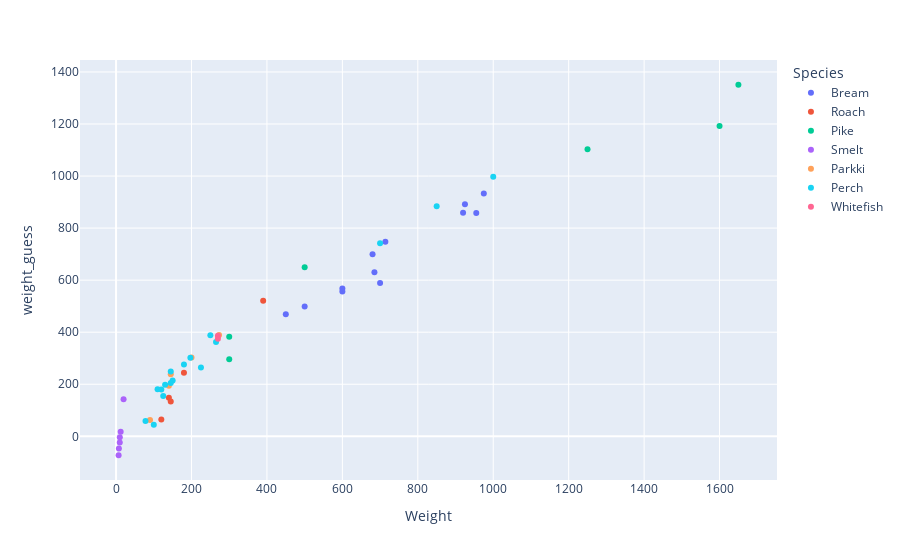

Notebook source saved alongside this figure:
### Code cell
fig = px.scatter(final_comparison, x='Weight', y='weight_guess', color='Species')
fig.show()

### Figure 1 — Plotly figure (JSON) as saved in the notebook; plotly's stock layout.template omitted (floating-point values rounded to 4 significant figures)
{"data": [{"hovertemplate": "Species=Bream<br>Weight=%{x}<br>weight_guess=%{y}<extra></extra>", "legendgroup": "Bream", "marker": {"color": "#636efa", "symbol": "circle"}, "mode": "markers", "name": "Bream", "orientation": "v", "showlegend": true, "type": "scatter", "x": [920, 975, 925, 685, 450, 600, 700, 600, 955, 680, 500, 714, null, null, null, null, null, null, null, null, null, null, null, null, null, null, null, null, null, null, null, null, null, null, null], "xaxis": "x", "y": [859.0, 932.9, 892.1, 630.1, 469.3, 567.7, 589.4, 556.8, 857.9, 699.1, 498.8, 747.3, null, null, null, null, null, null, null, null, null, null, null, null, null, null, null, null, null, null, null, null, null, null, null], "yaxis": "y"}, {"hovertemplate": "Species=Roach<br>Weight=%{x}<br>weight_guess=%{y}<extra></extra>", "legendgroup": "Roach", "marker": {"color": "#EF553B", "symbol": "circle"}, "mode": "markers", "name": "Roach", "orientation": "v", "showlegend": true, "type": "scatter", "x": [390, 180, 140, 145, 120, null, null, null, null, null, null, null, null, null, null, null, null, null, null, null], "xaxis": "x", "y": [520.9, 244.4, 148.3, 133.8, 64.23, null, null, null, null, null, null, null, null, null, null, null, null, null, null, null], "yaxis": "y"}, {"hovertemplate": "Species=Pike<br>Weight=%{x}<br>weight_guess=%{y}<extra></extra>", "legendgroup": "Pike", "marker": {"color": "#00cc96", "symbol": "circle"}, "mode": "markers", "name": "Pike", "orientation": "v", "showlegend": true, "type": "scatter", "x": [300, 1600, 500, 1650, 1250, 300, null, null, null, null, null, null, null, null, null, null, null], "xaxis": "x", "y": [382.8, 1192.0, 649.7, 1351.0, 1103.0, 296.1, null, null, null, null, null, null, null, null, null, null, null], "yaxis": "y"}, {"hovertemplate": "Species=Smelt<br>Weight=%{x}<br>weight_guess=%{y}<extra></extra>", "legendgroup": "Smelt", "marker": {"color": "#ab63fa", "symbol": "circle"}, "mode": "markers", "name": "Smelt", "orientation": "v", "showlegend": true, "type": "scatter", "x": [9.9, 6.7, 12.2, 19.9, 7.5, 9.8, null, null, null, null, null, null, null, null], "xaxis": "x", "y": [-4.082, -72.8, 17.03, 142.7, -47.25, -23.79, null, null, null, null, null, null, null, null], "yaxis": "y"}, {"hovertemplate": "Species=Parkki<br>Weight=%{x}<br>weight_guess=%{y}<extra></extra>", "legendgroup": "Parkki", "marker": {"color": "#FFA15A", "symbol": "circle"}, "mode": "markers", "name": "Parkki", "orientation": "v", "showlegend": true, "type": "scatter", "x": [140, 145, 90, 273, 200, null, null, null, null, null, null], "xaxis": "x", "y": [194.7, 238.3, 63.09, 389.5, 302.8, null, null, null, null, null, null], "yaxis": "y"}, {"hovertemplate": "Species=Perch<br>Weight=%{x}<br>weight_guess=%{y}<extra></extra>", "legendgroup": "Perch", "marker": {"color": "#19d3f3", "symbol": "circle"}, "mode": "markers", "name": "Perch", "orientation": "v", "showlegend": true, "type": "scatter", "x": [265, 1000, 145, 250, 100, 197, 145, 110, 850, 78, 125, 150, 120, 130, 180, 700, 225, null, null, null, null, null, null, null, null, null, null, null, null, null, null, null, null, null, null, null, null, null, null, null, null, null, null, null, null, null, null, null, null, null, null, null, null, null, null, null], "xaxis": "x", "y": [362.6, 997.6, 248.6, 388.8, 44.74, 302.2, 205.0, 180.8, 884.2, 59.02, 154.7, 214.2, 180.0, 197.8, 275.9, 741.9, 264.0, null, null, null, null, null, null, null, null, null, null, null, null, null, null, null, null, null, null, null, null, null, null, null, null, null, null, null, null, null, null, null, null, null, null, null, null, null, null, null], "yaxis": "y"}, {"hovertemplate": "Species=Whitefish<br>Weight=%{x}<br>weight_guess=%{y}<extra></extra>", "legendgroup": "Whitefish", "marker": {"color": "#FF6692", "symbol": "circle"}, "mode": "markers", "name": "Whitefish", "orientation": "v", "showlegend": true, "type": "scatter", "x": [270, 270, null, null, null, null], "xaxis": "x", "y": [386.1, 374.8, null, null, null, null], "yaxis": "y"}], "layout": {"legend": {"title": {"text": "Species"}, "tracegroupgap": 0}, "margin": {"t": 60}, "xaxis": {"anchor": "y", "domain": [0, 1], "title": {"text": "Weight"}}, "yaxis": {"anchor": "x", "domain": [0, 1], "title": {"text": "weight_guess"}}}}
